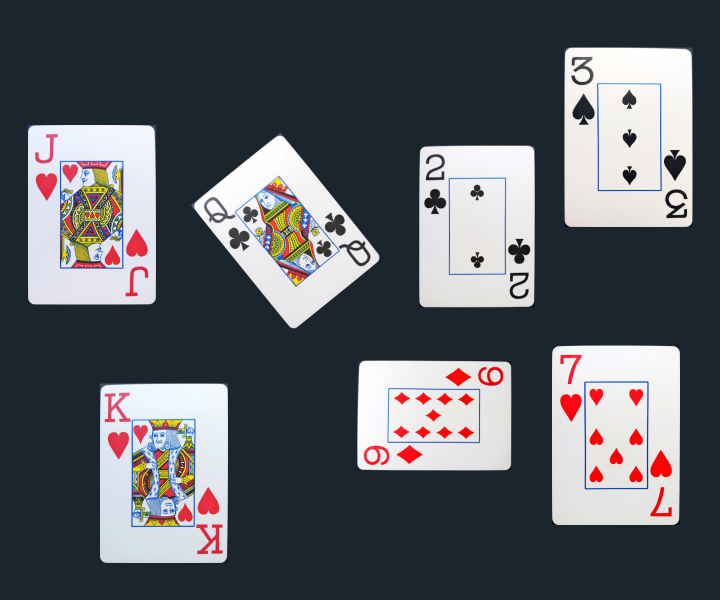
#> input picture card_detector/cards_input.png, 1440 x 1200 px (shown at 1/2 size)
$ python -i card_detection_functions.py   (imports and definitions only)
#> lines starting #> are read from the running program, lines starting #| are printed output that depends on the picture; after the words box and inside, x2 and y2 are one past the last pixel; in counts of white or black regions, pixels touching at a corner belong together
#> further down, picture is the input picture: shape (1200, 1440, 3); mean B, G, R 100.9, 94.4, 91
#
# Based on: https://github.com/EdjeElectronics/OpenCV-Playing-Card-Detector
#

import cv2
import numpy as np

# Adaptive threshold levels
from card_detector.classes.card_rank_enum import CardRank
from card_detector.classes.card_suit_enum import CardSuit
from card_detector.classes.poker_card_info import PokerCardInfo
from card_detector.classes.train_ranks import TrainRanks
from card_detector.classes.train_suits import TrainSuits

# Constants #

BKG_THRESH = 70
CARD_THRESH = 30

# Width and height of card corner, where rank and suit are
CORNER_WIDTH = 64
CORNER_HEIGHT = 160

# Dimensions of rank train images
RANK_WIDTH = 70
RANK_HEIGHT = 125

# Dimensions of suit train images
SUIT_WIDTH = 70
SUIT_HEIGHT = 100

RANK_DIFF_MAX = 2000
SUIT_DIFF_MAX = 700

CARD_MAX_AREA = 240000
CARD_MIN_AREA = 12500

font = cv2.FONT_HERSHEY_SIMPLEX


# [36 lines left out: functions load_ranks, load_suits, not called in this run]


def preprocess_image(image):
    """Returns a grayed, blurred, and adaptively thresholded camera image."""

    gray = cv2.cvtColor(image, cv2.COLOR_BGR2GRAY)
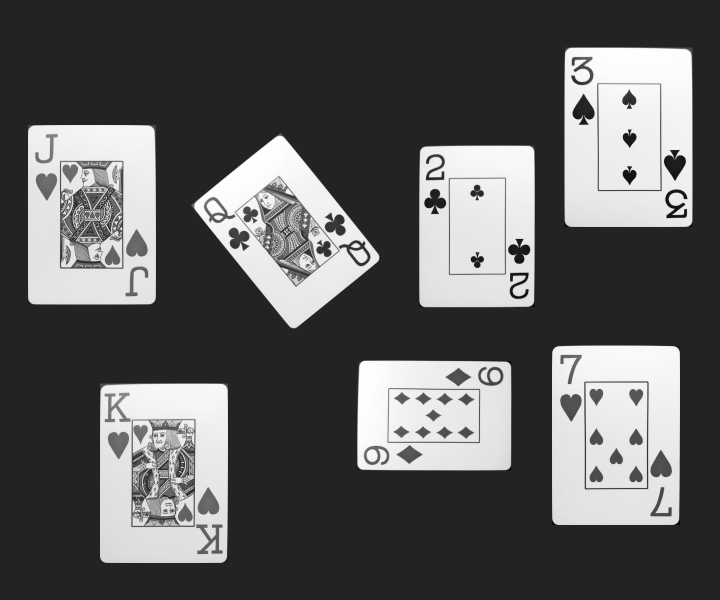
#> gray: shape (1200, 1440) (shown at 1/2 size); min 0, max 255, mean 94.1
    blur = cv2.GaussianBlur(gray, (3, 3), 0)

    thresh = cv2.adaptiveThreshold(blur, 255, cv2.ADAPTIVE_THRESH_GAUSSIAN_C, cv2.THRESH_BINARY_INV, 5, 2)
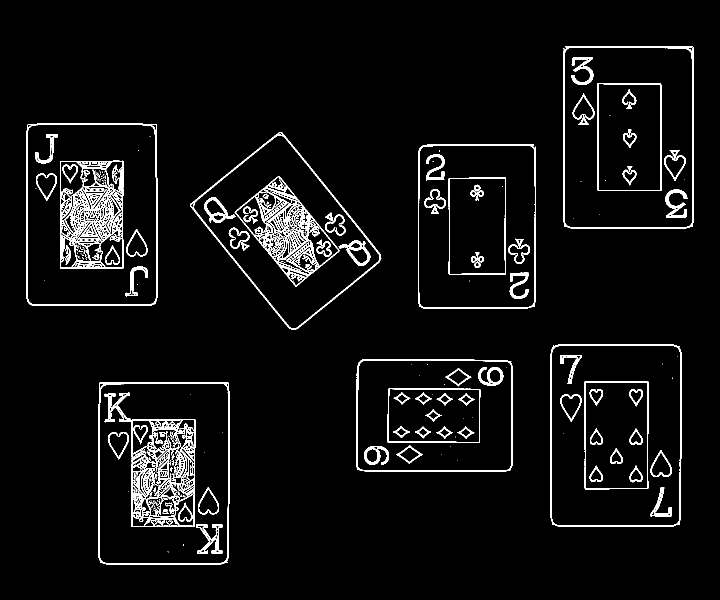
#> thresh: shape (1200, 1440) (shown at 1/2 size); 5% white; 357 white regions (246 under 20 px), largest, box (x1, y1, x2, y2) and area: (120, 321, 247, 538) 10056, (262, 838, 391, 1054) 9712, (469, 352, 680, 574) 8330
    return thresh


# [248 lines left out: functions find_cards, preprocess_card, match_card, draw_results, flattener, not called in this run]

>>> import cv2
>>> picture = cv2.imread('cards_input.png')
>>> result = preprocess_image(picture)
